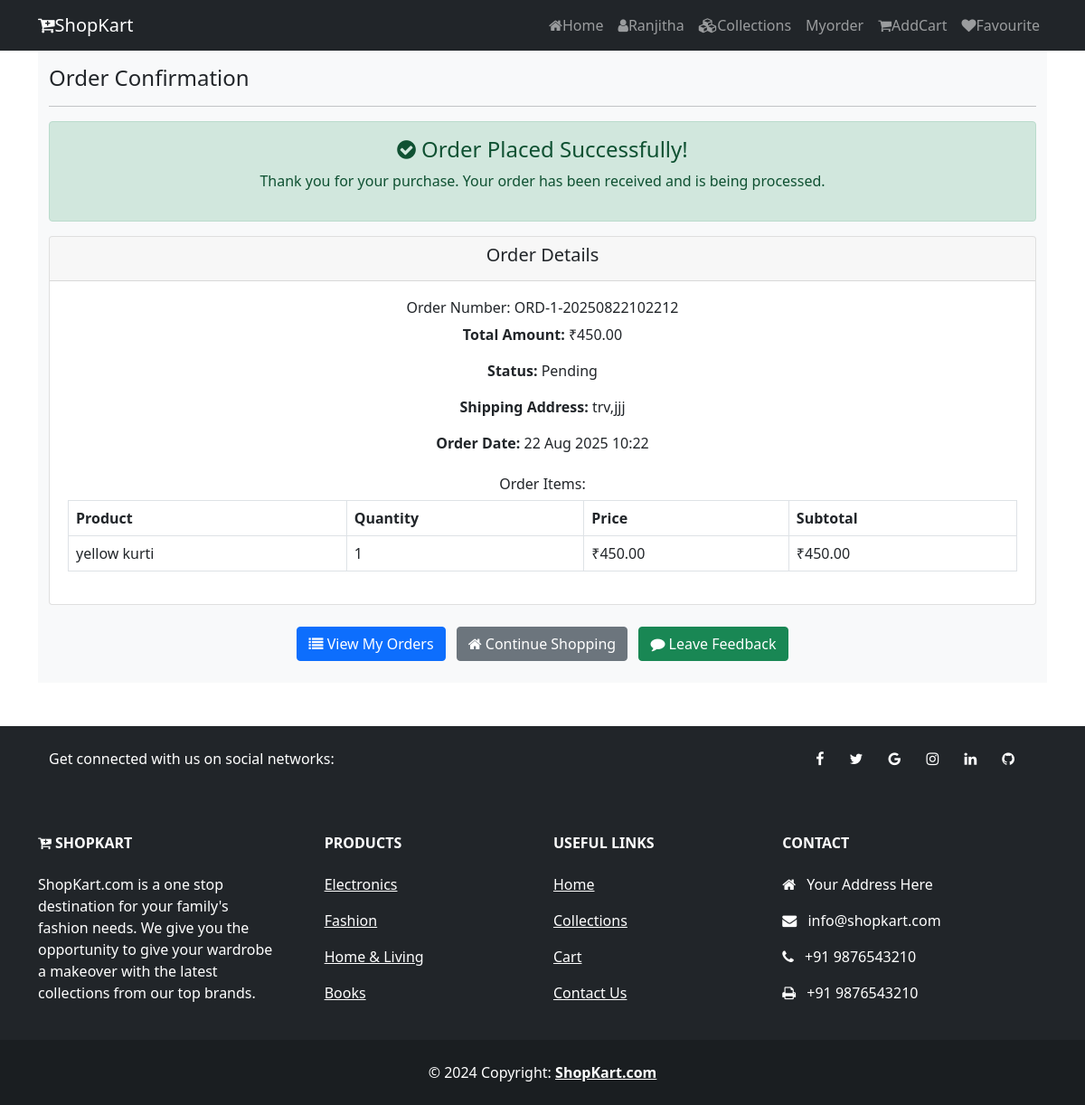
Screenshot of /order-confirmation/29/ (signed in) with the database file from the repository.
### sample_django/models.py (models this page shows, shortened)
class Order(models.Model):
    PAYMENT_METHOD_CHOICES = [
        ('credit_card', 'Credit Card'),
        ('debit_card', 'Debit Card'),
        ('paypal', 'PayPal'),
        ('cash_on_delivery', 'Cash on Delivery'),
    ]
    user = models.ForeignKey(User, on_delete=models.CASCADE)
    order_number = models.CharField(max_length=20, unique=True)
    total_amount = models.DecimalField(max_digits=10, decimal_places=2)
    status = models.CharField(
        max_length=20,
        choices=[
            ('pending', 'Pending'),
            ('confirmed', 'Confirmed'),
            ('shipped', 'Shipped'),
            ('delivered', 'Delivered'),
            ('cancelled', 'Cancelled')
        ],
        default='pending'
    )
    customer_name = models.CharField(max_length=100,null=False,blank=True)
    customer_email = models.EmailField(max_length=150,null=False,blank=True)
    customer_contact = models.CharField(
        max_length=15,
        null=True,
        blank=True,
        validators=[
            RegexValidator(
                regex=r'^[0-9]{10}$',
                message="Contact number must be exactly 10 digits"
            )
        ]
    )
    payment_method = models.CharField(
        max_length=20,
        choices=PAYMENT_METHOD_CHOICES,
        default='cod'
    )
    shipping_address = models.CharField( max_length=255,
        validators=[
            RegexValidator(
                regex=r'^(?=.*[,.\-/#@&()])[A-Za-z0-9\s,.\-/#@&()]+$',
                message="Shipping address must contain at least one special character: , . - / # @ & ( )"
            )
        ]
    )
    shipping_latitude = models.DecimalField(max_digits=9, decimal_places=6, null=True, blank=True)
    shipping_longitude = models.DecimalField(max_digits=9, decimal_places=6, null=True, blank=True)
    created_at = models.DateTimeField(auto_now_add=True)
    updated_at = models.DateTimeField(auto_now=True)

class OrderItem(models.Model):
    order = models.ForeignKey(Order, on_delete=models.CASCADE, related_name='items')
    product = models.ForeignKey(Product, on_delete=models.CASCADE)
    quantity = models.IntegerField()
    price = models.DecimalField(max_digits=10, decimal_places=2)
    created_at = models.DateTimeField(auto_now_add=True)

class Product(models.Model):
    category = models.ForeignKey(Catagory, on_delete=models.CASCADE)
    name = models.CharField(max_length=150)
    vendor = models.CharField(max_length=150)
    product_image = models.ImageField(upload_to=getFileName, blank=True, null=True)
    quantity = models.IntegerField()
    original_price = models.FloatField()
    selling = models.FloatField()
    description = models.TextField(max_length=500)
    status = models.BooleanField(default=False, help_text='0-show,1-Hidden')
    trending = models.BooleanField(default=False, help_text='0-default,1-Trending')
    created_at = models.DateTimeField(auto_now_add=True)

### sample_django/views.py (the view)
# urls.py: path('order-confirmation/<int:order_id>/',views.order_confirmation,name='order_confirmation'),
def order_confirmation(request, order_id):
    if not request.user.is_authenticated:
        messages.warning(request, "Please login to view your order")
        return redirect('login')
    try:
        order = Order.objects.get(id=order_id, user=request.user)
        order_items = OrderItem.objects.filter(order=order)
        context = {
            'order': order,
            'order_items': order_items,
        }
        return render(request, 'shop/order_confirmation.html', context)
    except Order.DoesNotExist:
        messages.error(request, "Order not found")
        return redirect('dashboard')

### sample_django/templates/shop/order_confirmation.html (shortened to what this page needs)
{% extends 'shop/layouts/main.html' %}
{% block content %}
<div class="container">
    <section class="bg-light py-4 my-5">
        <div class="container">
            <div class="row">
                <div class="col-12">
                    <h4 class="mb-3">Order Confirmation</h4>
                    <hr style="border-color:#b8bfc2;">
                </div>
                <div class="col-12 text-center">
                    <div class="alert alert-success">
                        <h4><i class="fa fa-check-circle"></i> Order Placed Successfully!</h4>
                        <p>Thank you for your purchase. Your order has been received and is being processed.</p>
                    </div>
                    <div class="card">
                        <div class="card-header">
                            <h5>Order Details</h5>
                        </div>
                        <div class="card-body">
                            <h6>Order Number: {{ order.order_number }}</h6>
                            <p><strong>Total Amount:</strong> ₹{{ order.total_amount }}</p>
                            <p><strong>Status:</strong> {{ order.status|title }}</p>
                            <p><strong>Shipping Address:</strong> {{ order.shipping_address }}</p>
                            <p><strong>Order Date:</strong> {{ order.created_at|date:"d M Y H:i" }}</p>
                            <h6 class="mt-4">Order Items:</h6>
                            <div class="table-responsive">
                                <table class="table table-bordered">
                                    <thead>
                                        <tr>
                                            <th>Product</th>
                                            <th>Quantity</th>
                                            <th>Price</th>
                                            <th>Subtotal</th>
                                        </tr>
                                    </thead>
                                    <tbody>
                                        {% for item in order_items %}
                                        <tr>
                                            <td>{{ item.product.name }}</td>
                                            <td>{{ item.quantity }}</td>
                                            <td>₹{{ item.price }}</td>
                                            <td>₹{{ item.price|floatformat:2 }}</td>
                                        </tr>
                                        {% endfor %}
                                    </tbody>
                                </table>
                            </div>
                        </div>
                    </div>
                    <div class="mt-4">
                        <a href="{% url 'my_orders' %}" class="btn btn-primary">
                            <i class="fa fa-list"></i> View My Orders
                        </a>
                        <a href="{% url 'home' %}" class="btn btn-secondary ms-2">
                            <i class="fa fa-home"></i> Continue Shopping
                        </a>
                        <a href="{% url 'order_feedback' order.id %}" class="btn btn-success ms-2">
                            <i class="fa fa-comment"></i> Leave Feedback
                        </a>
                    </div>
                </div>
            </div>
        </div>
    </section>
</div>
{% endblock content %}

### sample_django/templates/shop/inc/navbar.html (shortened to what this page needs)
<nav class="navbar navbar-expand-lg navbar-dark bg-dark fixed-top">
  <div class="container">
    <a class="navbar-brand" href="{% url 'home' %}"><i class="fa fa-cart-plus"></i>ShopKart</a>
    <div class="collapse navbar-collapse" id="navbarNavAltMarkup">
      <div class="navbar-nav ms-auto">
        <a class="nav-link" aria-current="page" href="{% url 'home' %}"><i class="fa fa-home"></i>Home</a>
        {% if request.user.is_authenticated %}
        <a class="nav-link" aria-current="page" href="{% url 'dashboard' %}"><i class="fa fa-user"></i>{{request.user}}</a>
        {% else %}
        <a class="nav-link" href="{% url 'login' %}"><i class="fa fa-sign-in"></i>Login</a>
        <a class="nav-link" href="{% url 'reg' %}"><i class="fa fa-users"></i>Register</a>
        {% endif %}
        <a class="nav-link" href="{% url 'collections' %}"><i class="fa fa-cubes"></i>Collections</a>
        <a class="nav-link" href="{% url 'my_orders' %}">Myorder</a>
        <a class="nav-link" href="{% url 'cart' %}"><i class="fa fa-shopping-cart"></i>AddCart</a>
        <a class="nav-link" href="{% url 'favourites' %}"><i class="fa fa-heart"></i>Favourite</a>
      </div>
    </div>
  </div>
</nav>

### static/css/style.css (style rules this page uses)
.card-body { padding: 1.25rem; }

### rows the page displays
Order: order_number "ORD-1-20250822102212", total_amount "450.00", status "Pending", shipping_address "trv,jjj", created_at "22 Aug 2025 10:22"
OrderItem: product.name "yellow kurti", quantity "1", price "450.00"

### other values shown
{{ request.user }} "Ranjitha"
